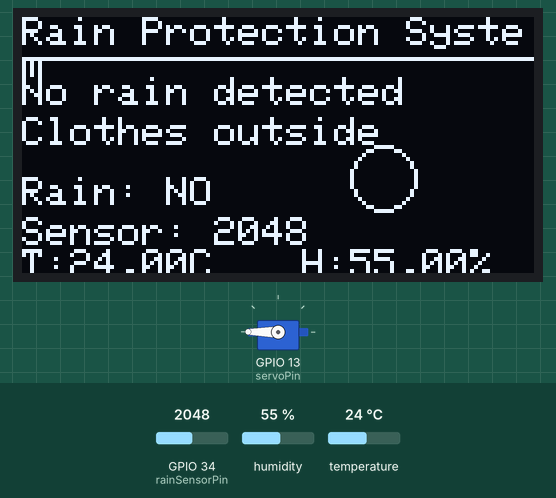
The sketch below on a simulated ESP32. Parts: servo, 128×64 one-colour display. The inputs (shaded band) are chosen by the test bench; at power-on: GPIO 34 (rainSensorPin) = 2048, humidity 55 %, temperature 24 °C. WiFi joins after 1.5 s; servers stay silent unless stated; uploads are accepted with an empty reply; EEPROM starts erased; what the sketch prints to the serial monitor is not drawn.

Above: at 7.2 s.
7.3 s: GPIO 34 (rainSensorPin) set to 1935
At 11.55 s:
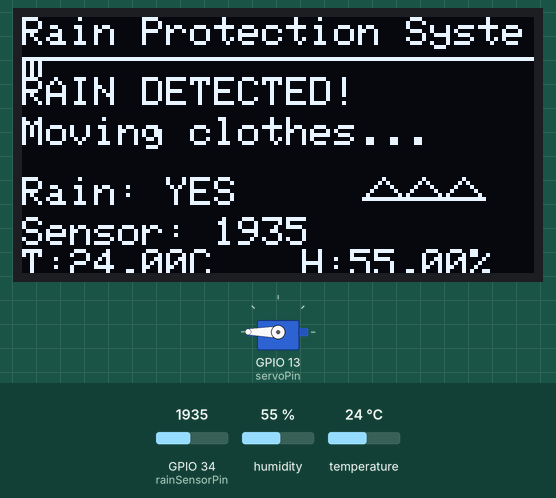
13.5 s: GPIO 34 (rainSensorPin) set to 2040
19.2 s: humidity set to 22 %
At 20.64 s:
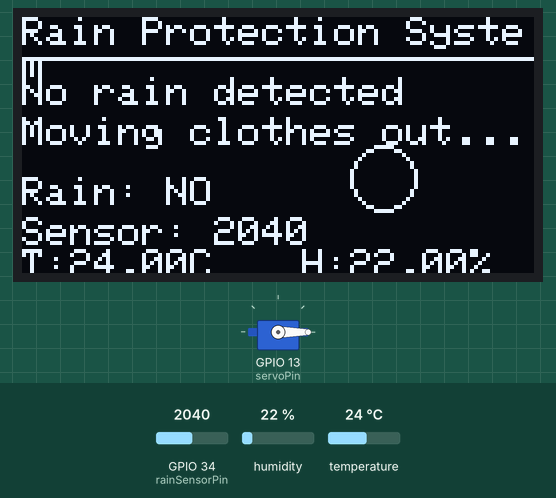
24.9 s: temperature set to 12 °C
At 30.6 s:
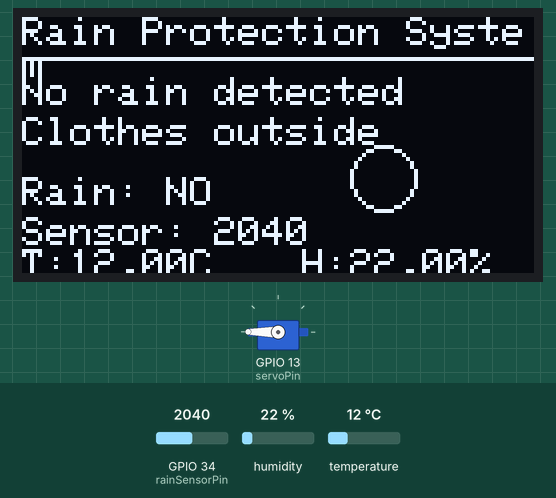
31.1 s: humidity set to 40 %
At 35.0 s:
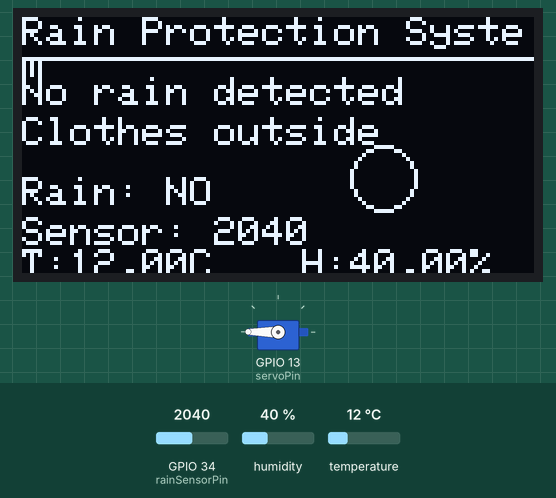
36.8 s: GPIO 34 (rainSensorPin) set to 2047
At 40.6 s:
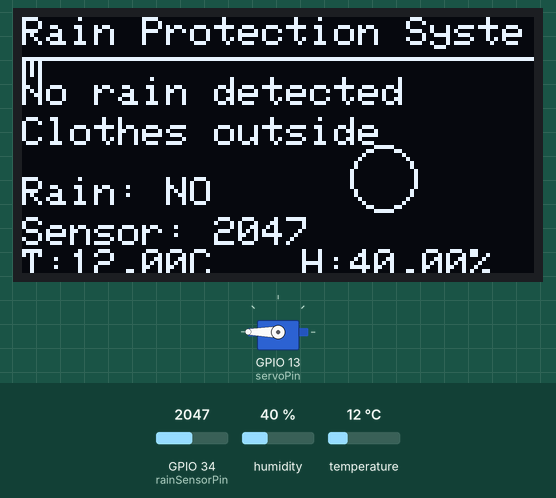
Timing chart, 0 to 42.1 s (numbered marks = the images above; inputs shaded):
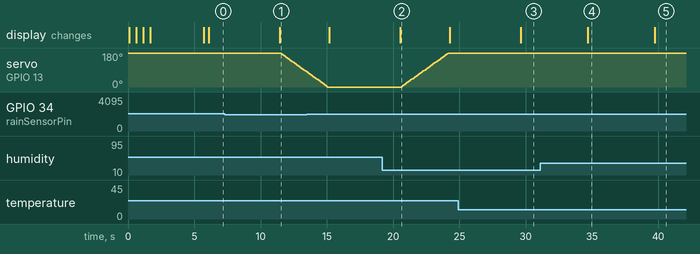

Measured:
- the behaviour switches between 2000 and 1999 on GPIO 34 (rainSensorPin) (found by bisection; images 0 and 1)
- after the input at 7.3 s, servo on GPIO 13 (servoPin): moves from 180° to 80° over 1.9 s, starting after 4.3 s; the display: changes after 4.2 s (image 1)
- after the input at 24.9 s, the display: changes after 4.7 s (image 3)
- after the input at 31.1 s, the display: changes after 3.6 s (image 4)
- after the input at 36.8 s, the display: changes after 2.9 s (image 5)

The sketch:

IoT-Based-Automated-Rain-Responsive-Clothesline.ino
```cpp
// ESP32 code for automatic cloth protection system with Google Sheets integration
// This system monitors rain and moves clothes to a covered area using a servo
// It also displays the system status on an OLED display and sends data to Google Sheets

#include <Wire.h>
#include <Adafruit_GFX.h>
#include <Adafruit_SSD1306.h>
#include <ESP32Servo.h>
#include <WiFi.h>
#include <HTTPClient.h>
#include <WiFiClientSecure.h>
#include <ArduinoJson.h>
#include <EEPROM.h>
#include <DHT.h> // Include DHT library for DHT11 sensor

// WiFi credentials
const char* ssid = "";//ur ssid
const char* password = "";//ur password

// Google Script ID
String GOOGLE_SCRIPT_ID = ""; // Store in EEPROM

// EEPROM settings
#define EEPROM_SIZE 512
#define EEPROM_SCRIPT_ID_ADDR 0
#define MAX_SCRIPT_ID_LENGTH 100

// Pin definitions
const int rainSensorPin = 34;   // Analog pin for MH-RD rain sensor
const int rainDigitalPin = 35;  // Digital output of MH-RD sensor (optional)
const int servoPin = 13;        // PWM pin for SG90 servo motor
const int DHTPIN = 32;          // DHT11 data pin (replacing the temperature sensor)
#define DHTTYPE DHT11           // DHT11 sensor type

// OLED Display settings
#define SCREEN_WIDTH 128
#define SCREEN_HEIGHT 64
#define OLED_RESET    -1
#define SCREEN_ADDRESS 0x3C
Adafruit_SSD1306 display(SCREEN_WIDTH, SCREEN_HEIGHT, &Wire, OLED_RESET);

// Initialize DHT sensor
DHT dht(DHTPIN, DHTTYPE);

// Threshold values
const int rainThreshold = 2000; // Threshold for rain detection (adjust as needed)

// Position values for servo (in degrees) - REVERSED FROM ORIGINAL
const int outsidePosition = 180;  // Position when clothes are outside (was 0)
const int coveredPosition = 0;    // Position when clothes are in covered area (was 180)

// Variables
int rainValue = 0;
bool isRaining = false;
bool clothesProtected = false;
float temperature = 0.0;
float humidity = 0.0;
unsigned long lastDataSend = 0;
const unsigned long dataSendInterval = 30000; // Reduced to 30 seconds to ensure more frequent updates
unsigned long lastSuccessfulSend = 0;         // Track when the last successful data send occurred
const unsigned long resendTimeout = 15000;    // Retry sending data after 15 seconds if unsuccessful

// Create servo object
Servo clothesServo;

// Flag to track if data needs to be sent due to status change
bool forceDataSend = false;

void setup() {
  // Initialize serial communication
  Serial.begin(115200);

  EEPROM.begin(EEPROM_SIZE);

  // Load Google Script ID from EEPROM
  loadScriptIDFromEEPROM();

  // Initialize pins
  pinMode(rainSensorPin, INPUT);
  if (rainDigitalPin >= 0) {
    pinMode(rainDigitalPin, INPUT);
  }

  // Initialize DHT11 sensor
  dht.begin();

  // Attach servo to pin
  clothesServo.setPeriodHertz(50);   // Standard 50Hz servo
  clothesServo.attach(servoPin, 500, 2400); // Adjust min/max pulse width if needed

  // Set initial position (clothes outside)
  clothesServo.write(outsidePosition);

  // Initialize OLED display
  if(!display.begin(SSD1306_SWITCHCAPVCC, SCREEN_ADDRESS)) {
    Serial.println(F("SSD1306 allocation failed"));
    for(;;); // Don't proceed, loop forever
  }

  // Initial setup for display
  display.clearDisplay();
  display.setTextSize(1);
  display.setTextColor(SSD1306_WHITE);
  display.setCursor(0, 0);
  display.println(F("Rain Protection System"));
  display.println(F("Initializing..."));
  display.display();

  // Connect to WiFi
  connectToWiFi();

  // Initial delay to stabilize
  delay(2000);

  Serial.println("Rain sensor cloth protection system initialized");
  updateDisplay("System ready", "Monitoring for rain", false);

  // Send initial data to confirm connection
  forceDataSend = true;
  sendDataToGoogleSheets();
}

void loop() {
  // Read rain sensor value (analog)
  rainValue = analogRead(rainSensorPin);

  // Read temperature and humidity from DHT11
  readDHTSensor();

  // Print the current readings
  Serial.print("Rain sensor value: ");
  Serial.println(rainValue);
  Serial.print("Temperature: ");
  Serial.print(temperature);
  Serial.print("°C, Humidity: ");
  Serial.print(humidity);
  Serial.println("%");

  // Store previous state to detect changes
  bool wasRaining = isRaining;
  bool wasProtected = clothesProtected;

  // Check if it's raining (lower value means more rain for MH-RD)
  if (rainValue < rainThreshold) {
    isRaining = true;

    // Move clothes to covered area if not already protected
    if (!clothesProtected) {
      Serial.println("Rain detected! Moving clothes to covered area...");
      updateDisplay("RAIN DETECTED!", "Moving clothes...", true);
      moveClothesToCoveredArea();
      clothesProtected = true;
      updateDisplay("RAIN DETECTED!", "Clothes protected", true);
      forceDataSend = true;  // Force data send when status changes
    }
  } else {
    isRaining = false;

    // Move clothes back outside if currently protected
    if (clothesProtected) {
      Serial.println("No rain detected. Moving clothes back outside...");
      updateDisplay("No rain detected", "Moving clothes out...", false);
      moveClothesToOutside();
      clothesProtected = false;
      updateDisplay("No rain detected", "Clothes outside", false);
      forceDataSend = true;  // Force data send when status changes
    } else {
      // Regularly update the display with current status
      updateDisplay("No rain detected", "Clothes outside", false);
    }
  }

  // If there was a state change, log it
  if (wasRaining != isRaining || wasProtected != clothesProtected) {
    Serial.println("Status changed - Rain: " + String(isRaining ? "Yes" : "No") +
                  ", Clothes: " + String(clothesProtected ? "Protected" : "Outside"));
  }

  // Send data to Google Sheets periodically or if forced
  unsigned long currentMillis = millis();
  if (forceDataSend || (currentMillis - lastDataSend >= dataSendInterval)) {
    sendDataToGoogleSheets();
    lastDataSend = currentMillis;
    forceDataSend = false;
  }

  // If the last send attempt wasn't successful, try again after resendTimeout
  if (currentMillis - lastSuccessfulSend > resendTimeout &&
      currentMillis - lastDataSend > resendTimeout) {
    Serial.println("Retrying data send after timeout...");
    sendDataToGoogleSheets();
    lastDataSend = currentMillis;
  }

  // Check for new script ID from serial
  checkForNewScriptID();

  // Check every 5 seconds
  delay(5000);
}

void readDHTSensor() {
  // Read temperature and humidity from DHT11
  float newHumidity = dht.readHumidity();
  float newTemperature = dht.readTemperature();

  // Check if reading was successful
  if (isnan(newHumidity) || isnan(newTemperature)) {
    Serial.println("Failed to read from DHT sensor!");
    // Keep previous values if reading failed
  } else {
    // Update only if reading was successful
    humidity = newHumidity;
    temperature = newTemperature;
  }
}

void moveClothesToCoveredArea() {
  // Gradually move servo to covered position
  for (int pos = outsidePosition; pos >= coveredPosition; pos -= 5) {
    clothesServo.write(pos);
    delay(100); // Move slowly
  }

  Serial.println("Clothes are now protected!");
}

void moveClothesToOutside() {
  // Gradually move servo to outside position
  for (int pos = coveredPosition; pos <= outsidePosition; pos += 5) {
    clothesServo.write(pos);
    delay(100); // Move slowly
  }

  Serial.println("Clothes moved back outside.");
}

void updateDisplay(String line1, String line2, bool rainStatus) {
  display.clearDisplay();

  // Draw header
  display.setTextSize(1);
  display.setCursor(0, 0);
  display.println(F("Rain Protection System"));
  display.drawLine(0, 10, display.width(), 10, SSD1306_WHITE);

  // Draw status
  display.setCursor(0, 15);
  display.setTextSize(1);
  display.println(line1);
  display.setCursor(0, 25);
  display.println(line2);

  // Draw rain status icon
  display.setCursor(0, 40);
  display.print(F("Rain: "));
  if (rainStatus) {
    display.println(F("YES"));
    // Draw raindrop icon
    for (int i = 0; i < 3; i++) {
      display.drawLine(90 + (i*10), 40, 95 + (i*10), 45, SSD1306_WHITE);
      display.drawLine(90 + (i*10), 40, 85 + (i*10), 45, SSD1306_WHITE);
      display.drawLine(85 + (i*10), 45, 95 + (i*10), 45, SSD1306_WHITE);
    }
  } else {
    display.println(F("NO"));
    // Draw sun icon
    display.drawCircle(90, 40, 8, SSD1306_WHITE);
  }

  // Draw sensor readings
  display.setCursor(0, 50);
  display.print(F("Sensor: "));
  display.println(rainValue);

  // Add both temperature and humidity
  display.setCursor(0, 58);
  display.print(F("T:"));
  display.print(temperature);
  display.print(F("C"));

  display.setCursor(70, 58);
  display.print(F("H:"));
  display.print(humidity);
  display.print(F("%"));

  display.display();
}

void connectToWiFi() {
  display.clearDisplay();
  display.setCursor(0, 0);
  display.println(F("Connecting to WiFi..."));
  display.println(ssid);
  display.display();

  WiFi.begin(ssid, password);

  int attempts = 0;
  while (WiFi.status() != WL_CONNECTED && attempts < 20) {
    delay(500);
    Serial.print(".");
    display.print(".");
    display.display();
    attempts++;
  }

  if (WiFi.status() == WL_CONNECTED) {
    Serial.println("");
    Serial.print("Connected to WiFi with IP: ");
    Serial.println(WiFi.localIP());

    display.clearDisplay();
    display.setCursor(0, 0);
    display.println(F("WiFi Connected!"));
    display.println(WiFi.localIP().toString());
    display.display();
    delay(2000);
  } else {
    Serial.println("Failed to connect to WiFi!");
    display.clearDisplay();
    display.setCursor(0, 0);
    display.println(F("WiFi Connection Failed!"));
    display.println(F("Continuing in offline mode"));
    display.display();
    delay(2000);
  }
}

void sendDataToGoogleSheets() {
  // Check if we're connected to WiFi
  if (WiFi.status() != WL_CONNECTED) {
    Serial.println("WiFi not connected. Cannot send data.");
    reconnectWiFi();
    return;
  }

  // Check if we have a script ID
  if (GOOGLE_SCRIPT_ID.length() == 0) {
    Serial.println("No Google Script ID set. Cannot send data.");
    return;
  }

  WiFiClientSecure client;
  client.setInsecure(); // Skip certificate verification

  // Make sure this is based on clothesProtected status instead of isRaining
  String clothes_status = clothesProtected ? "In Cover" : "Drying";

  // URL encode spaces in the status
  clothes_status.replace(" ", "%20");

  // Use a direct HTTP request instead of HTTPClient for more control
  String url = "/macros/s/" + GOOGLE_SCRIPT_ID + "/exec";
  String data = "?rain_value=" + String(rainValue) +
                "&is_raining=" + String(isRaining ? "Yes" : "No") +
                "&clothes_status=" + clothes_status +
                "&temperature=" + String(temperature) +
                "&humidity=" + String(humidity);

  Serial.print("Connecting to script.google.com...");
  Serial.println("Status being sent: " + clothes_status);

  bool success = false;

  if (client.connect("script.google.com", 443)) {
    Serial.println("Connected!");

    // Send HTTP request
    client.print(String("GET ") + url + data + " HTTP/1.1\r\n" +
                "Host: script.google.com\r\n" +
                "User-Agent: ESP32\r\n" +
                "Connection: close\r\n\r\n");

    Serial.println("Data sent to Google Sheets!");

    // Wait for response with longer timeout
    unsigned long timeout = millis();
    while (client.connected() && millis() - timeout < 10000) {
      if (client.available()) {
        String line = client.readStringUntil('\n');
        Serial.println(line);
        if (line.indexOf("success") >= 0) {
          Serial.println("Data successfully saved to Google Sheets!");
          success = true;
          lastSuccessfulSend = millis();
        }
      }
      delay(10);
    }

    client.stop();
    Serial.println("Connection closed");
  } else {
    Serial.println("Connection to Google failed!");
  }

  if (!success) {
    Serial.println("Data send unsuccessful, will retry later");
    // Next retry will happen based on resendTimeout logic
  }
}

void reconnectWiFi() {
  if (WiFi.status() != WL_CONNECTED) {
    Serial.println("Reconnecting to WiFi...");
    WiFi.disconnect();
    delay(1000);
    WiFi.begin(ssid, password);

    int attempts = 0;
    while (WiFi.status() != WL_CONNECTED && attempts < 10) {
      delay(500);
      Serial.print(".");
      attempts++;
    }

    if (WiFi.status() == WL_CONNECTED) {
      Serial.println("\nReconnected to WiFi!");
    } else {
      Serial.println("\nFailed to reconnect to WiFi.");
    }
  }
}

void loadScriptIDFromEEPROM() {
  char scriptIdBuffer[MAX_SCRIPT_ID_LENGTH];
  for (int i = 0; i < MAX_SCRIPT_ID_LENGTH; i++) {
    scriptIdBuffer[i] = EEPROM.read(EEPROM_SCRIPT_ID_ADDR + i);
    if (scriptIdBuffer[i] == 0) break;
  }
  scriptIdBuffer[MAX_SCRIPT_ID_LENGTH - 1] = 0; // Ensure null termination

  if (scriptIdBuffer[0] != 0 && scriptIdBuffer[0] != 255) {
    GOOGLE_SCRIPT_ID = String(scriptIdBuffer);
    Serial.print("Loaded Google Script ID from EEPROM: ");
    Serial.println(GOOGLE_SCRIPT_ID);
  } else {
    Serial.println("No Google Script ID found in EEPROM.");
  }
}

void saveScriptIDToEEPROM(String scriptId) {
  // Clear existing data
  for (int i = 0; i < MAX_SCRIPT_ID_LENGTH; i++) {
    EEPROM.write(EEPROM_SCRIPT_ID_ADDR + i, 0);
  }

  // Write new data
  for (int i = 0; i < scriptId.length() && i < MAX_SCRIPT_ID_LENGTH - 1; i++) {
    EEPROM.write(EEPROM_SCRIPT_ID_ADDR + i, scriptId.charAt(i));
  }

  EEPROM.commit();
  GOOGLE_SCRIPT_ID = scriptId;

  Serial.print("Saved new Google Script ID to EEPROM: ");
  Serial.println(scriptId);
}

void checkForNewScriptID() {
  if (Serial.available() > 0) {
    String input = Serial.readStringUntil('\n');

    // Check if input starts with "SET_SCRIPT_ID:"
    if (input.startsWith("SET_SCRIPT_ID:")) {
      String newScriptId = input.substring(14); // Length of "SET_SCRIPT_ID:"
      newScriptId.trim();

      if (newScriptId.length() > 0) {
        saveScriptIDToEEPROM(newScriptId);
      }
    }
  }
}
```
